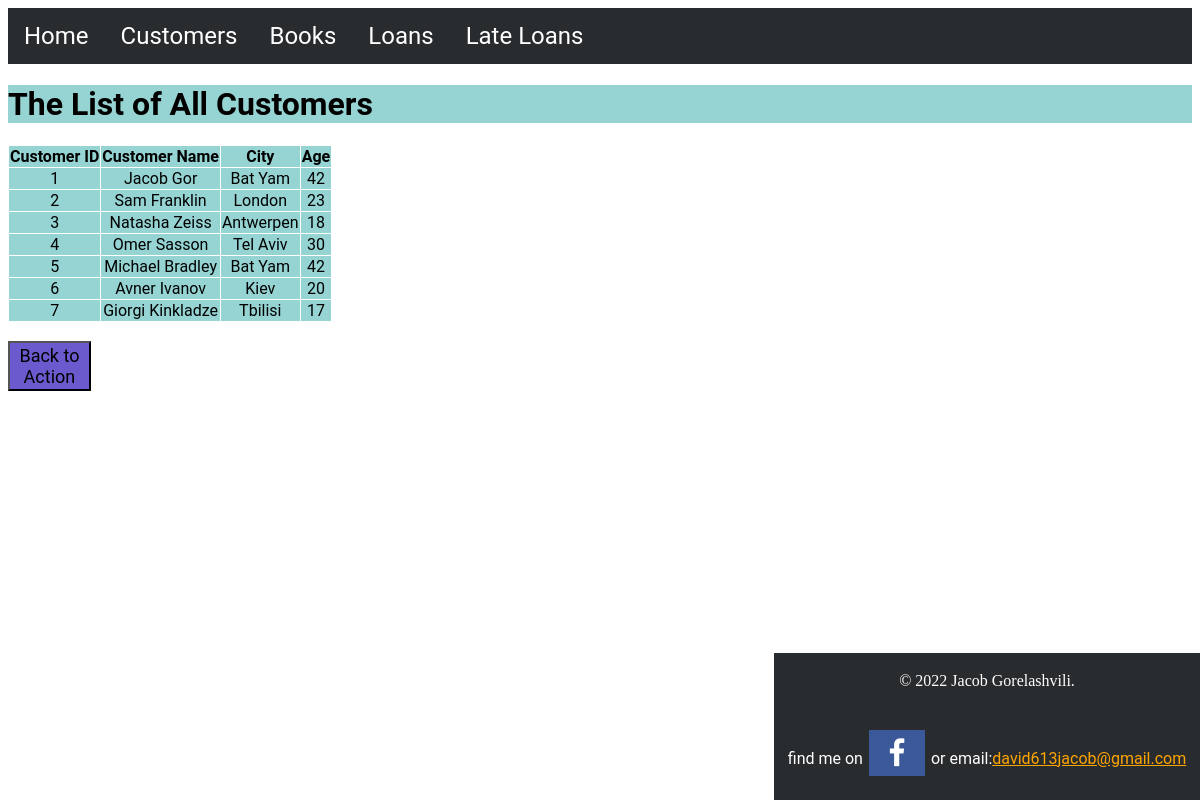
Page /customers on the committed database.
### tables this page shows
CREATE TABLE Customers
                            (customerID INTEGER PRIMARY KEY AUTOINCREMENT, customerName text, customerCity text, customerAge int);

### app/main.py (the view)
@app.route("/customers", methods=['GET'])
def displayCustomers():
        return Customers.displayCustomers(Customers)

### app/tools/customers.py (called while the page is built)
    def displayCustomers(self):
        cur.execute("select distinct * from Customers")
        myCustomers=cur.fetchall()
        return render_template("/customers/customers.html", myCustomers=myCustomers)

### app/templates/customers/customers.html (shortened to what this page needs)
{% extends "layout.html" %}
{% block content %}
<h1 class="pushLeft" style="background-color: #96D4D4;">The List of All Customers</h1>
<div class="pushLeft">
    <table style="text-align: center;">
        <tr>
            <th>Customer ID</th>
            <th>Customer Name</th>
            <th>City</th>
            <th>Age</th>
        </tr>
        {% for customer in myCustomers %}
        <tr>
            <td>{{customer[0]}}</td>
            <td>{{customer[1]}}</td>
            <td>{{customer[2]}}</td>
            <td>{{customer[3]}}</td>
        </tr>
        {% endfor %}
    </table>
</div><br>
<button onclick="window.location.href='/'"" class="button button2" style="width: 7%; height: 50px; background-color: slateblue; font-size: large;">Back to Action</button>
{%endblock%}

### app/templates/layout.html (style rules this page uses)
body { background-image: url('https://upload.wikimedia.org/wikipedia/commons/2/21/Bibliothèque_de_l%27Assemblée_Nationale_%28Lunon%29.jpg'); background-repeat: no-repeat; background-attachment: fixed; background-size: cover; }
* { font-family: Roboto; }

### app/templates/customers/customers.html (style rules this page uses)
table, th, td { border: 1px solid white; border-collapse: collapse; }
th, td { background-color: #96D4D4; }

### rows in the picture
Customers: customerID "1", customerName "Jacob Gor", customerCity "Bat Yam", customerAge "42"
Customers: customerID "2", customerName "Sam Franklin", customerCity "London", customerAge "23"
Customers: customerID "3", customerName "Natasha Zeiss", customerCity "Antwerpen", customerAge "18"
Customers: customerID "4", customerName "Omer Sasson", customerCity "Tel Aviv", customerAge "30"
Customers: customerID "5", customerName "Michael Bradley", customerCity "Bat Yam", customerAge "42"
Customers: customerID "6", customerName "Avner Ivanov", customerCity "Kiev", customerAge "20"
Customers: customerID "7", customerName "Giorgi Kinkladze", customerCity "Tbilisi", customerAge "17"
